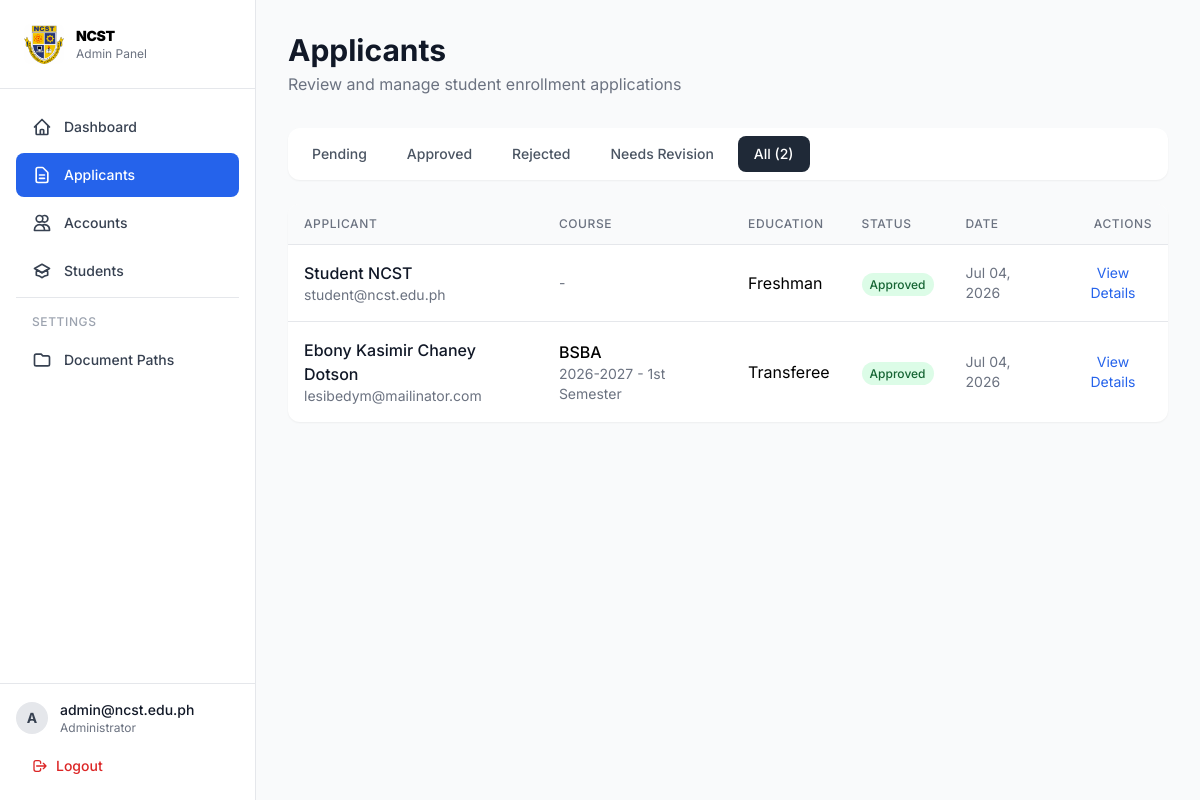
/src/view/admin/applicants.php?status=all (signed in), run on an earlier commit of the app's database.
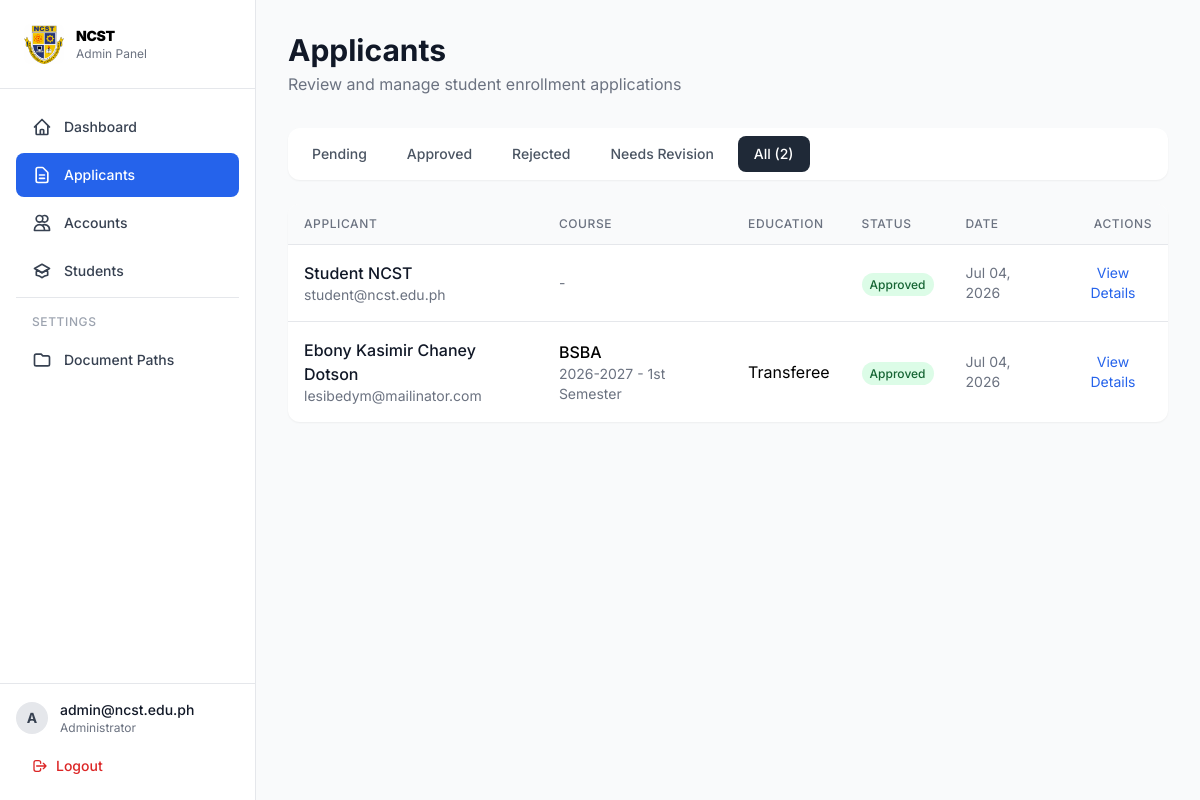
And on a later commit of the database.
### tables this page shows
CREATE TABLE `applicants` (
  `id` int(11) NOT NULL,
  `first_name` varchar(100) NOT NULL,
  `middle_name` varchar(100) DEFAULT NULL,
  `last_name` varchar(100) NOT NULL,
  `suffix` varchar(20) DEFAULT NULL,
  `birthday` date NOT NULL,
  `gender` enum('Male','Female','Other') NOT NULL,
  `civil_status` enum('Single','Married','Widowed','Separated','Annulled') DEFAULT 'Single',
  `nationality` varchar(100) DEFAULT 'Filipino',
  `religion` varchar(100) DEFAULT NULL,
  `birth_place` varchar(255) DEFAULT NULL,
  `email` varchar(150) NOT NULL,
  `contact_number` varchar(20) NOT NULL,
  `home_address` varchar(255) DEFAULT NULL,
  `province` varchar(100) DEFAULT NULL,
  `city` varchar(100) DEFAULT NULL,
  `barangay` varchar(100) DEFAULT NULL,
  `zip_code` varchar(10) DEFAULT NULL,
  `father_name` varchar(255) DEFAULT NULL,
  `mother_name` varchar(255) DEFAULT NULL,
  `guardian_name` varchar(255) DEFAULT NULL,
  `guardian_contact` varchar(20) DEFAULT NULL,
  `guardian_relationship` varchar(50) DEFAULT NULL,
  `education_type` enum('senior_high','college_freshman','transferee') DEFAULT 'college_freshman',
  `highschool_name` varchar(255) DEFAULT NULL,
  `highschool_address` varchar(255) DEFAULT NULL,
  `shs_strand` varchar(100) DEFAULT NULL,
  `shs_track` varchar(100) DEFAULT NULL,
  `year_graduated` varchar(20) DEFAULT NULL,
  `lrn` varchar(20) DEFAULT NULL,
  `previous_college` varchar(255) DEFAULT NULL,
  `previous_course` varchar(100) DEFAULT NULL,
  `last_year_level` varchar(20) DEFAULT NULL,
  `preferred_course` varchar(100) NOT NULL,
  `second_course` varchar(100) DEFAULT NULL,
  `semester` varchar(50) NOT NULL,
  `academic_year` varchar(20) NOT NULL,
  `status` enum('pending','approved','rejected','revision') DEFAULT 'pending',
  `rejection_reason` text DEFAULT NULL,
  `reviewed_by` int(11) DEFAULT NULL,
  `reviewed_at` timestamp NULL DEFAULT NULL,
  `user_id` int(11) DEFAULT NULL,
  `created_at` timestamp NOT NULL DEFAULT current_timestamp(),
  `updated_at` timestamp NOT NULL DEFAULT current_timestamp() ON UPDATE current_timestamp(),
  `expires_at` timestamp NOT NULL DEFAULT (current_timestamp() + interval 14 day)
);

### src/config/helpers.php (called while the page is built, shortened)
<?php
function url($path = '') {
    return BASE_URL . $path;
}

### src/view/admin/applicants.php (the view, shortened to what this page needs)
<?php
require_once __DIR__ . '/sidebar.php';
$status_filter = $_GET['status'] ?? 'pending';
$query = "SELECT a.*, u.first_name as reviewed_by_name
          FROM applicants a
          LEFT JOIN users u ON a.reviewed_by = u.id
          WHERE 1=1";
$query .= " ORDER BY a.created_at DESC";
try {
    $applicants = $pdo->query($query)->fetchAll();
} catch (Exception $e) {
    $applicants = [];
}
$counts = ['pending' => 0, 'approved' => 0, 'rejected' => 0, 'revision' => 0, 'all' => count($applicants)];
foreach ($applicants as $a) {
    if (isset($counts[$a['status']])) {
        $counts[$a['status']]++;
    }
}
?>
<div class="mb-8">
    <h1 class="text-3xl font-bold text-gray-900">Applicants</h1>
    <p class="text-gray-500 mt-1">Review and manage student enrollment applications</p>
</div>
<div class="flex flex-wrap gap-2 mb-6 bg-white p-2 rounded-xl shadow-sm">
    <a href="?status=pending"
        class="px-4 py-2 rounded-lg text-sm font-medium transition-colors <?= $status_filter === 'pending' ? 'bg-blue-600 text-white' : 'text-gray-600 hover:bg-gray-100' ?>">
        Pending <?php if ($counts['pending'] > 0): ?><span
                class="ml-1 bg-amber-400 text-amber-900 px-2 py-0.5 rounded-full text-xs"><?= $counts['pending'] ?></span><?php endif; ?>
    </a>
    <a href="?status=approved"
        class="px-4 py-2 rounded-lg text-sm font-medium transition-colors <?= $status_filter === 'approved' ? 'bg-green-600 text-white' : 'text-gray-600 hover:bg-gray-100' ?>">
        Approved
    </a>
    <a href="?status=rejected"
        class="px-4 py-2 rounded-lg text-sm font-medium transition-colors <?= $status_filter === 'rejected' ? 'bg-red-600 text-white' : 'text-gray-600 hover:bg-gray-100' ?>">
        Rejected
    </a>
    <a href="?status=revision"
        class="px-4 py-2 rounded-lg text-sm font-medium transition-colors <?= $status_filter === 'revision' ? 'bg-indigo-600 text-white' : 'text-gray-600 hover:bg-gray-100' ?>">
        Needs Revision
    </a>
    <a href="?status=all"
        class="px-4 py-2 rounded-lg text-sm font-medium transition-colors <?= $status_filter === 'all' ? 'bg-gray-800 text-white' : 'text-gray-600 hover:bg-gray-100' ?>">
        All (<?= $counts['all'] ?>)
    </a>
</div>
<div class="bg-white rounded-xl shadow-sm overflow-hidden">
    <?php if (empty($applicants)): ?>
        <div class="p-8 text-center text-gray-500">
            <svg class="w-12 h-12 mx-auto mb-4 text-gray-300" fill="none" viewBox="0 0 24 24" stroke="currentColor">
                <path stroke-linecap="round" stroke-linejoin="round" stroke-width="2"
                    d="M9 12h6m-6 4h6m2 5H7a2 2 0 01-2-2V5a2 2 0 012-2h5.586a1 1 0 01.707.293l5.414 5.414a1 1 0 01.293.707V19a2 2 0 01-2 2z" />
            </svg>
            <p>No applications found.</p>
        </div>
    <?php else: ?>
        <div class="overflow-x-auto">
            <table class="w-full">
                <thead class="bg-gray-50 border-b">
                    <tr>
                        <th class="px-4 py-3 text-left text-xs font-medium text-gray-500 uppercase tracking-wider">Applicant
                        </th>
                        <th class="px-4 py-3 text-left text-xs font-medium text-gray-500 uppercase tracking-wider">Course
                        </th>
                        <th class="px-4 py-3 text-left text-xs font-medium text-gray-500 uppercase tracking-wider">Education
                        </th>
                        <th class="px-4 py-3 text-left text-xs font-medium text-gray-500 uppercase tracking-wider">Status
                        </th>
                        <th class="px-4 py-3 text-left text-xs font-medium text-gray-500 uppercase tracking-wider">Date</th>
                        <th class="px-4 py-3 text-right text-xs font-medium text-gray-500 uppercase tracking-wider">Actions
                        </th>
                    </tr>
                </thead>
                <tbody class="divide-y divide-gray-200">
                    <?php foreach ($applicants as $app): ?>
                        <tr class="hover:bg-gray-50">
                            <td class="px-4 py-4">
                                <div class="font-medium text-gray-900">
                                    <?= htmlspecialchars($app['first_name'] . ' ' . ($app['middle_name'] ?? '') . ' ' . $app['last_name']) ?>
                                </div>
                                <div class="text-sm text-gray-500"><?= htmlspecialchars($app['email']) ?></div>
                            </td>
                            <td class="px-4 py-4">
                                <div class="font-medium"><?= htmlspecialchars($app['preferred_course']) ?></div>
                                <div class="text-sm text-gray-500">
                                    <?= htmlspecialchars(($app['academic_year'] ?? '') . ' - ' . ($app['semester'] ?? '')) ?>
                                </div>
                            </td>
                            <td class="px-4 py-4">
                                <span class="capitalize"><?= htmlspecialchars($app['education_type'] ?? 'freshman') ?></span>
                            </td>
                            <td class="px-4 py-4">
                                <?php
                                $status_class = match ($app['status']) {
                                    'pending' => 'bg-amber-100 text-amber-800',
                                    'approved' => 'bg-green-100 text-green-800',
                                    'rejected' => 'bg-red-100 text-red-800',
                                    'revision' => 'bg-indigo-100 text-indigo-800',
                                    default => 'bg-gray-100 text-gray-800'
                                };
                                ?>
                                <span class="px-2 py-1 rounded-full text-xs font-medium <?= $status_class ?>">
                                    <?= ucfirst($app['status']) ?>
                                </span>
                            </td>
                            <td class="px-4 py-4 text-sm text-gray-500">
                                <?= date('M d, Y', strtotime($app['created_at'])) ?>
                            </td>
                            <td class="px-4 py-4 text-right">
                                <button onclick="viewApplication(<?= $app['id'] ?>)"
                                    class="text-blue-600 hover:underline text-sm">View Details</button>
                            </td>
                        </tr>
                    <?php endforeach; ?>
                </tbody>
            </table>
        </div>
    <?php endif; ?>
</div>
</main>
</div>
</body>
</html>

### header.php (shortened to what this page needs)
?><!DOCTYPE html>
<html lang="en">
<head>
    <link rel="stylesheet" href="<?= url('/assets/css/style.css') ?>">
</head>
<body>

### src/view/admin/sidebar.php (shortened to what this page needs)
<?php
require_once __DIR__ . '/../../../header.php';
$current_page = basename($_SERVER['PHP_SELF'], '.php');
?>
<!DOCTYPE html>
<html lang="en">
<head>
    <link rel="stylesheet" href="<?= url('/assets/css/style.css') ?>">
</head>
<body class="bg-gray-50 min-h-screen">
    <div class="flex min-h-screen">
        <aside class="w-64 bg-white border-r border-gray-200 flex flex-col">
            <div class="p-6 border-b border-gray-200">
                <div class="flex items-center gap-3">
                    <img src="<?= url('/public/images/ncst.png') ?>" alt="NCST"
                        class="w-10 h-10 rounded-lg object-cover">
                    <div>
                        <h1 class="font-black text-sm tracking-tight">NCST</h1>
                        <p class="text-xs text-gray-500">Admin Panel</p>
                    </div>
                </div>
            </div>
            <nav class="flex-1 p-4 space-y-1">
                <a href="<?= url('/src/view/admin/') ?>"
                    class="flex items-center gap-3 px-4 py-3 rounded-lg transition-colors <?= ($current_page === 'index' || $current_page === 'landing') ? 'bg-blue-600 text-white' : 'text-gray-700 hover:bg-gray-100' ?>">
                    <svg class="w-5 h-5" fill="none" viewBox="0 0 24 24" stroke="currentColor" stroke-width="2">
                        <path stroke-linecap="round" stroke-linejoin="round"
                            d="M3 12l2-2m0 0l7-7 7 7M5 10v10a1 1 0 001 1h3m10-11l2 2m-2-2v10a1 1 0 01-1 1h-3m-6 0a1 1 0 001-1v-4a1 1 0 011-1h2a1 1 0 011 1v4a1 1 0 001 1m-6 0h6" />
                    </svg>
                    <span class="text-sm font-medium">Dashboard</span>
                </a>
                <a href="<?= url('/src/view/admin/applicants.php') ?>"
                    class="flex items-center gap-3 px-4 py-3 rounded-lg transition-colors <?= $current_page === 'applicants' ? 'bg-blue-600 text-white' : 'text-gray-700 hover:bg-gray-100' ?>">
                    <svg class="w-5 h-5" fill="none" viewBox="0 0 24 24" stroke="currentColor" stroke-width="2">
                        <path stroke-linecap="round" stroke-linejoin="round"
                            d="M9 12h6m-6 4h6m2 5H7a2 2 0 01-2-2V5a2 2 0 012-2h5.586a1 1 0 01.707.293l5.414 5.414a1 1 0 01.293.707V19a2 2 0 01-2 2z" />
                    </svg>
                    <span class="text-sm font-medium">Applicants</span>
                </a>
                <a href="<?= url('/src/view/admin/accounts.php') ?>"
                    class="flex items-center gap-3 px-4 py-3 rounded-lg transition-colors <?= $current_page === 'accounts' ? 'bg-blue-600 text-white' : 'text-gray-700 hover:bg-gray-100' ?>">
                    <svg class="w-5 h-5" fill="none" viewBox="0 0 24 24" stroke="currentColor" stroke-width="2">
                        <path stroke-linecap="round" stroke-linejoin="round"
                            d="M12 4.354a4 4 0 110 5.292M15 21H3v-1a6 6 0 0112 0v1zm0 0h6v-1a6 6 0 00-9-5.197M13 7a4 4 0 11-8 0 4 4 0 018 0z" />
                    </svg>
                    <span class="text-sm font-medium">Accounts</span>
                </a>
                <a href="<?= url('/src/view/admin/students.php') ?>"
                    class="flex items-center gap-3 px-4 py-3 rounded-lg transition-colors <?= $current_page === 'students' ? 'bg-blue-600 text-white' : 'text-gray-700 hover:bg-gray-100' ?>">
                    <span class="text-sm font-medium">Students</span>
                </a>
                <div class="pt-4 mt-4 border-t border-gray-200">
                    <p class="px-4 text-xs font-medium text-gray-400 uppercase tracking-wider mb-2">Settings</p>
                </div>
                <a href="<?= url('/src/view/admin/documentpaths.php') ?>"
                    class="flex items-center gap-3 px-4 py-3 rounded-lg transition-colors <?= $current_page === 'documentpaths' ? 'bg-blue-600 text-white' : 'text-gray-700 hover:bg-gray-100' ?>">
                    <svg class="w-5 h-5" fill="none" viewBox="0 0 24 24" stroke="currentColor" stroke-width="2">
                        <path stroke-linecap="round" stroke-linejoin="round"
                            d="M3 7v10a2 2 0 002 2h14a2 2 0 002-2V9a2 2 0 00-2-2h-6l-2-2H5a2 2 0 00-2 2z" />
                    </svg>
                    <span class="text-sm font-medium">Document Paths</span>
                </a>
            </nav>
            <div class="p-4 border-t border-gray-200">
                <div class="flex items-center gap-3 mb-3">
                    <div
                        class="w-8 h-8 rounded-full bg-gray-200 flex items-center justify-center text-sm font-bold text-gray-700">
                        <?= strtoupper(substr($_SESSION['email'] ?? 'A', 0, 1)) ?>
                    </div>
                    <div class="flex-1 min-w-0">
                        <p class="text-sm font-medium text-gray-900 truncate">
                            <?= htmlspecialchars($_SESSION['email'] ?? 'Admin') ?>
                        </p>
                        <p class="text-xs text-gray-500">Administrator</p>
                    </div>
                </div>
                <a href="<?= url('/src/view/auth/logout.php') ?>"
                    class="flex items-center gap-2 px-4 py-2 text-sm font-medium text-red-600 hover:bg-red-50 rounded-lg transition-colors">
                    <svg class="w-4 h-4" fill="none" viewBox="0 0 24 24" stroke="currentColor" stroke-width="2">
                        <path stroke-linecap="round" stroke-linejoin="round"
                            d="M17 16l4-4m0 0l-4-4m4 4H7m6 4v1a3 3 0 01-3 3H6a3 3 0 01-3-3V7a3 3 0 013-3h4a3 3 0 013 3v1" />
                    </svg>
                    Logout
                </a>
            </div>
        </aside>
        <main class="flex-1 overflow-x-hidden">
            <div class="p-8">

What changed in the data, as far as the page shows it:
changed applicants "Student NCST": education_type "Freshman" → (not shown)
